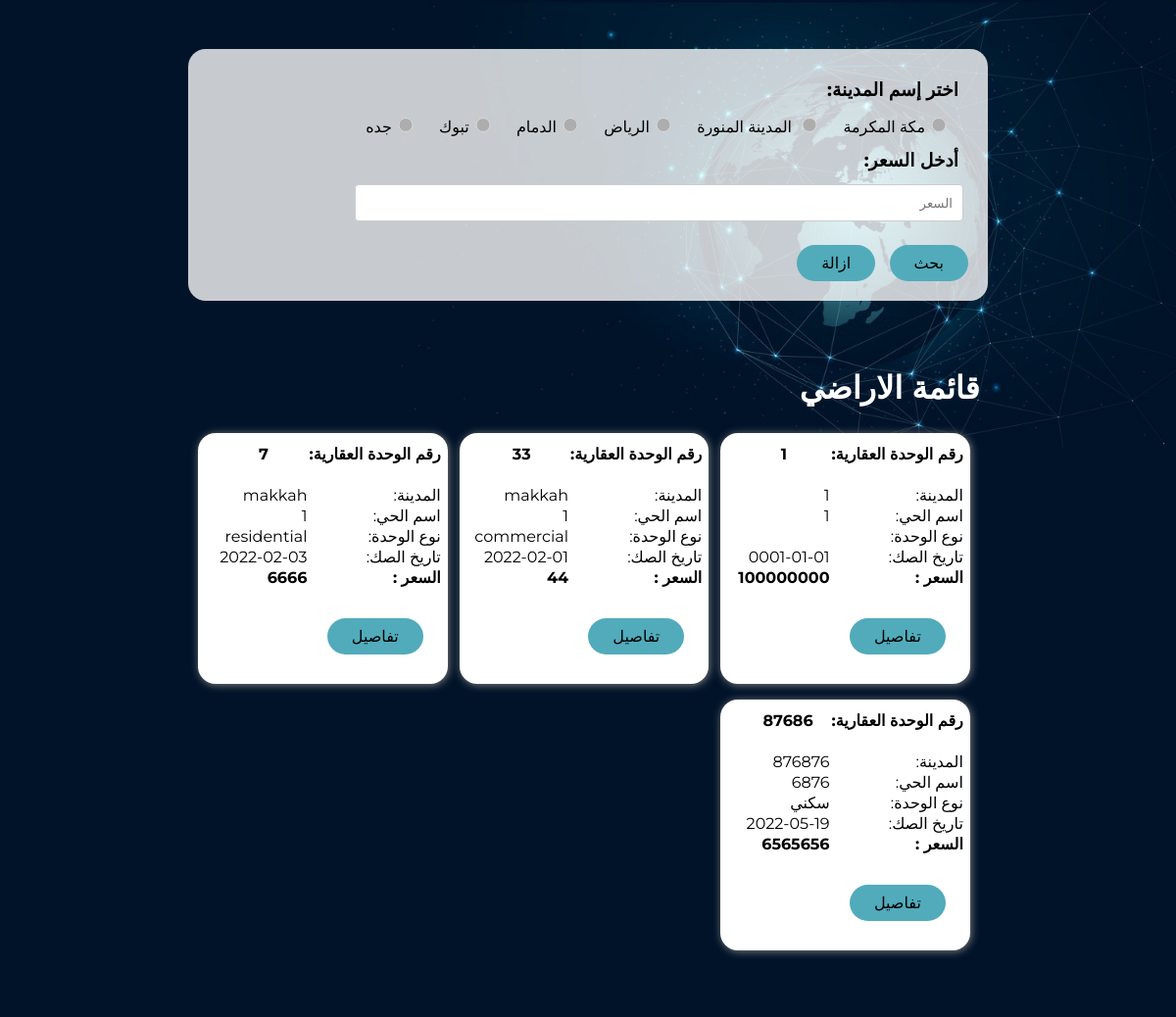
/LandSA/landBrowsePage.php, run on an earlier commit of the app's database.
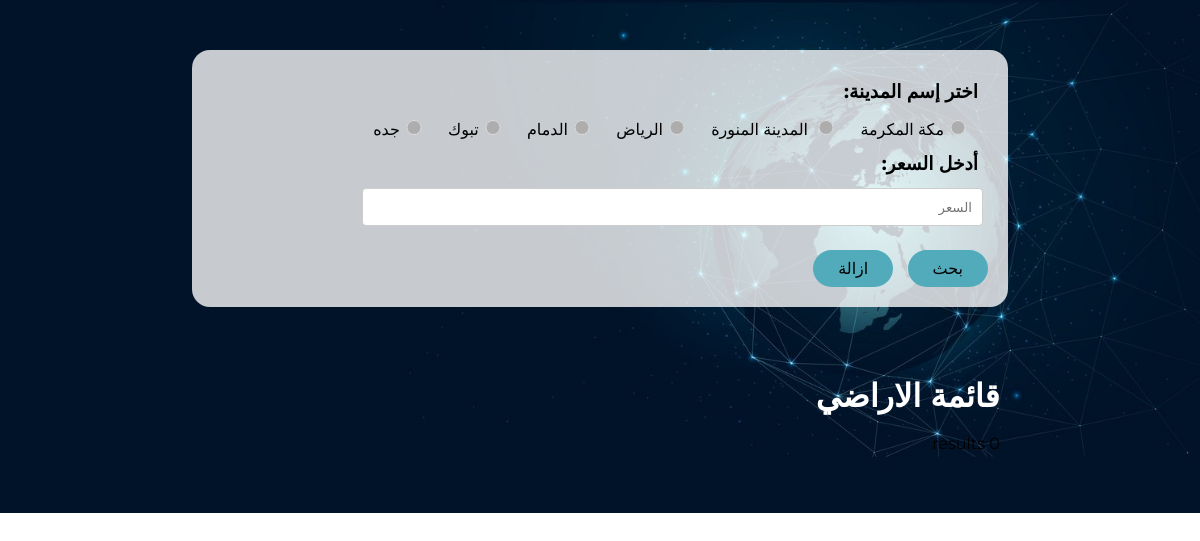
And on a later commit of the database.
### tables this page shows
CREATE TABLE `landrecord` (
  `REUN` varchar(64) NOT NULL,
  `landState` bit(1) NOT NULL DEFAULT b'0',
  `firstName` varchar(64) DEFAULT NULL,
  `middleName` varchar(64) DEFAULT NULL,
  `lastName` varchar(64) DEFAULT NULL,
  `share` varchar(64) DEFAULT NULL,
  `IDNumber` varchar(64) NOT NULL,
  `pieceNumber` varchar(64) DEFAULT NULL,
  `blockNumber` varchar(64) DEFAULT NULL,
  `planNumber` varchar(64) DEFAULT NULL,
  `neighborhoodName` varchar(64) DEFAULT NULL,
  `city` varchar(64) DEFAULT NULL,
  `unitType` varchar(64) DEFAULT NULL,
  `deedNumber` varchar(64) DEFAULT NULL,
  `deedDate` date DEFAULT NULL,
  `courtIssued` varchar(64) DEFAULT NULL,
  `requestID` varchar(64) NOT NULL
);

CREATE TABLE `landsonsale` (
  `REUN` varchar(64) NOT NULL,
  `price` decimal(20,2) NOT NULL
);

### LandSA/landBrowsePage.php (the view, shortened to what this page needs)
<?php
	include "components/connection.php";
	if(!empty($_GET['city']) && empty($_GET['price'])){
		$city = $_GET['city'];
		$sql_lands = "SELECT * FROM searchEngine WHERE  city = '$city'";
		$result = $con->query($sql_lands);
	}elseif(empty($_GET['city']) && !empty($_GET['price'])){
		$price = $_GET['price'];
		$sql_lands = "SELECT * FROM searchEngine WHERE price = '$price'";
		$result = $con->query($sql_lands);
	}elseif(!empty($_GET['city']) && !empty($_GET['price'])){
		$city = $_GET['city'];
		$price = $_GET['price'];
		$sql_lands = "SELECT * FROM searchEngine WHERE price = '$price' AND city='$city'";
		$result = $con->query($sql_lands);
	}elseif(empty($_GET['city']) && empty($_GET['price'])){
		$sql_lands = "SELECT landsonsale.REUN,deedDate,unitType,city,neighborhoodName,landState, price FROM landrecord,landsonsale WHERE landrecord.REUN=landsonsale.REUN";
		$result = $con->query($sql_lands);
	}else{
		$sql_lands = "SELECT landsonsale.REUN,deedDate,unitType,city,neighborhoodName,landState, price FROM landrecord,landsonsale WHERE landrecord.REUN=landsonsale.REUN";
		$result = $con->query($sql_lands);
	}
?>
<!DOCTYPE html>
<html lang="ar" style='direction: rtl'>
<head>
	<link rel="stylesheet" href="style.css">
</head>
<body>
	<main>
		<aside></aside>
		<div class="content">
			<div class="topnav">
				<div class="slidecontainer">
					<form name="form1" method="get">
						<h3> <strong>اختر إسم المدينة:  </strong></h3>
						<input type="radio" class="radio" name="city" value="مكة المكرمة" >مكة المكرمة
						<input type="radio" class="radio" name="city" value="المدينة المنورة" > المدينة المنورة
						<input type="radio" class="radio" name="city" value="الرياض" >الرياض
						<input type="radio" class="radio" name="city" value="الدمام" >الدمام
						<input type="radio" class="radio" name="city" value="تبوك" >تبوك
						<input type="radio" class="radio" name="city" value="جده" >جده
						<h3> <strong>أدخل السعر:  </strong></h3>
						<div class="form"><input class="form" type="text"  placeholder="السعر" name="price"></input></div>
						<br>
						<button type="submit" name="submit">بحث</button>
						<button type="submit" name="reset">ازالة</button>
					</form>
				</div>
				<br>
				<div class="content" >
					<h1>قائمة الاراضي</h1><br>
					<div class="landList" >
						<?php
							if ($result->num_rows > 0) {
								while($row = $result->fetch_assoc()) {
									echo "<div class='land_container'>";
									echo "<div class='land'>";
									echo"<div class='block'>";
										echo "<table id='UserData'>";
											echo "<tr>
												<th>رقم الوحدة العقارية: </th>
												<th>$row[REUN]</th>
												</tr>";
											echo "<tr>
												<td>&emsp;</td>
												<td>&emsp;</td>
												</tr>";
											echo "<tr>
												<td>المدينة: </td>
												<td> $row[city]</td>
												</tr>";
											echo "<tr>
												<td>اسم الحي:</td>
												<td> $row[neighborhoodName]</td>
												</tr>";
											echo "<tr>
												<td>نوع الوحدة:</td>
												<td> $row[unitType]</td>
												</tr>";
											echo "<tr>
												<td>تاريخ الصك:</td>
												<td> $row[deedDate]</td>
												</tr>";
											echo "<tr>
												<td><b>السعر :</b></td>
												<td><b>$row[price]</b></td>
												</tr>";
											echo"</table>";
										echo"</div>";
										echo"<div>";
											echo"
											<form method='GET' action='land.php'>
												<input type='hidden' id='REUN' name='REUN' value='$row[REUN]' />
												<button class='giftB' type='submit' >تفاصيل</button>
											</form>";
										echo"</div>";
										echo"</div>";
									echo"</div>";
								}
							} else {
								echo "0 results";
							}
						?>
					</div>
				</div>
			</div>
		</div>
        <aside></aside>
	</main>
</body>
</html>

### LandSA/style.css (style rules this page uses)
input[type=text] { width: 100%; padding: 12px 20px; margin: 8px 0; box-sizing: border-box; }
* { margin: 0; padding: 0; box-sizing: border-box; font-family: "Montserrat", sans-serif; }
li, a, button { font-weight: 500; font-size: 16px; color: #000000; text-decoration: none; }
button { margin-left: 10px; padding: 9px 25px; background-color: #51abbb; border: none; border-radius: 23px; cursor: pointer; transition: all 0.3s ease 0s; }
main { display: flex; justify-content: center; flex: 1 0 100%; flex-direction: row; background-color: #011329; background-image: url(images/network.jpg); background-repeat: no-repeat; background-position: right top; background-size: 800px; }
.content { display: flex; flex-direction: column; margin: 0; padding: 30px 1%; justify-content: center; flex: 0 0 70%; }
h1 { color: white; }
aside { flex: 0 0 50px;; }
form .form { width: 100%; margin: 2px; }
.form input { width: 80%; padding: 10px; border: 1px solid #ccc; border-radius: 4px; margin: 3px; }
.content form { border-radius: 18px; padding: 20px; background: #ffffffc7; }

### LandSA/landBrowsePage.php (style rules this page uses)
input[type="radio"] { filter: invert(60%) hue-rotate(150deg) brightness(1.7); }
.slidecontainer { width: 100%; margin-bottom: 20px; margin-top: 20px; }
input.radio { color: black; width: 30px; height: 15px; left: -8px; margin: 7px; position: relative; display: inline-block; visibility: visible; }
h3 { margin:10px; color: black; }
.land_container { padding: 0 6px; float: right; width: 33.3333%; }
.land { background-color: #203864; padding: 10px 24px; cursor: pointer; margin: 8px 4px; display: flex; justify-content: space-between; background-color: #fff; border-radius: 18px; box-shadow: 1px 1px 8px 0 grey; height: auto; width: 100%; flex-wrap: wrap; }
.land button { display: inline-flex; flex: left; text-align: left; margin-top: 10px; }
.block { display: flex; flex-direction: column; align-items: stretch; }
.land { padding: 10px 5px; }

What changed in the data, as far as the page shows it:
removed landrecord: landsonsale.REUN "1", city "1", neighborhoodName "1", deedDate "0001-01-01", landsonsale.price "100000000"
removed landrecord: landsonsale.REUN "33", city "makkah", neighborhoodName "1", unitType "commercial", deedDate "2022-02-01", landsonsale.price "44"
removed landrecord: landsonsale.REUN "7", city "makkah", neighborhoodName "1", unitType "residential", deedDate "2022-02-03", landsonsale.price "6666"
removed landrecord: landsonsale.REUN "87686", city "876876", neighborhoodName "6876", unitType "سكني", deedDate "2022-05-19", landsonsale.price "6565656"
Also different on the page:
text now shown: "0 results"
